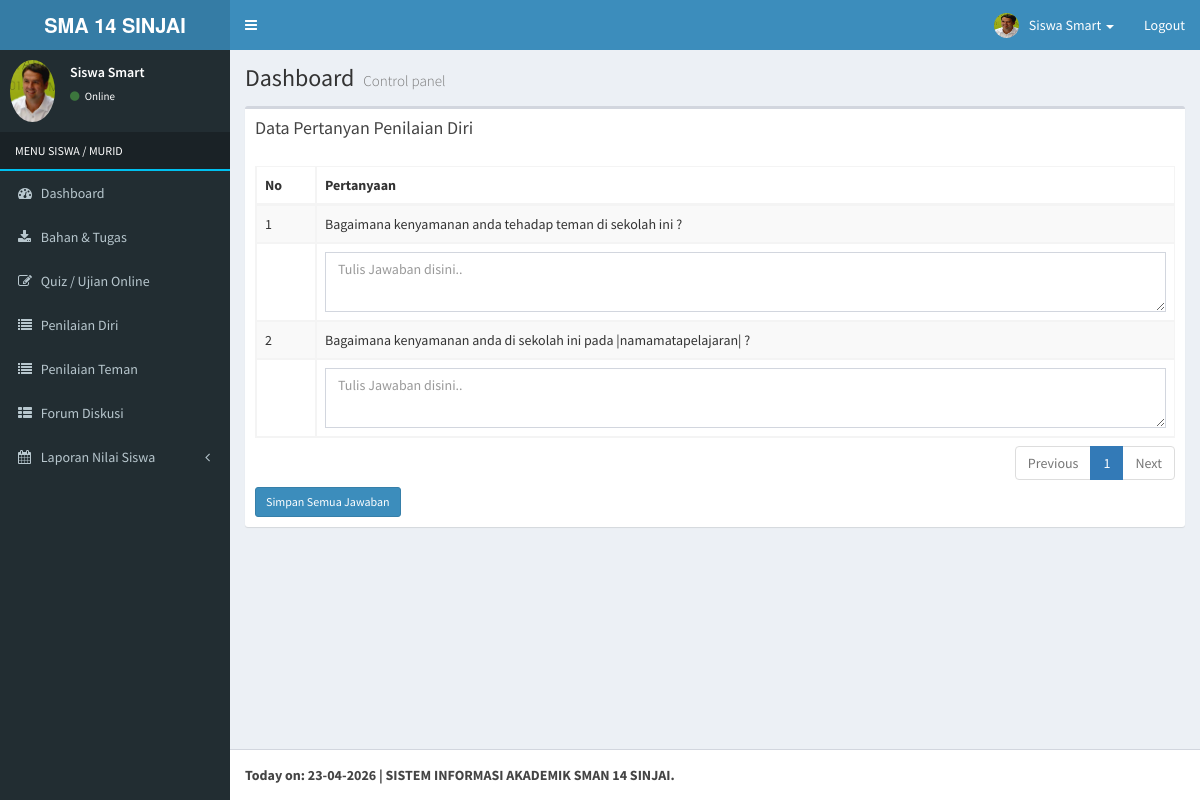
The page /index.php?view=penilaiandirisiswa (signed in) on the database its author committed.
### tables this page shows
CREATE TABLE `rb_siswa` (
  `id_siswa` int(10) NOT NULL,
  `nipd` varchar(10) NOT NULL,
  `password` varchar(255) NOT NULL,
  `nama` varchar(120) NOT NULL,
  `id_jenis_kelamin` int(5) NOT NULL,
  `nisn` varchar(20) NOT NULL,
  `tempat_lahir` varchar(100) NOT NULL,
  `tanggal_lahir` date NOT NULL,
  `nik` varchar(50) NOT NULL,
  `id_agama` int(5) NOT NULL,
  `kebutuhan_khusus` varchar(20) NOT NULL,
  `alamat` text NOT NULL,
  `rt` varchar(5) NOT NULL,
  `rw` varchar(5) NOT NULL,
  `dusun` varchar(100) NOT NULL,
  `kelurahan` varchar(100) NOT NULL,
  `kecamatan` varchar(100) NOT NULL,
  `kode_pos` int(10) NOT NULL,
  `jenis_tinggal` varchar(100) NOT NULL,
  `alat_transportasi` varchar(100) NOT NULL,
  `telepon` varchar(15) NOT NULL,
  `hp` varchar(15) NOT NULL,
  `email` varchar(150) NOT NULL,
  `skhun` varchar(50) NOT NULL,
  `penerima_kps` varchar(20) NOT NULL,
  `no_kps` varchar(50) NOT NULL,
  `foto` varchar(255) NOT NULL,
  `nama_ayah` varchar(150) NOT NULL,
  `tahun_lahir_ayah` int(4) NOT NULL,
  `pendidikan_ayah` varchar(50) NOT NULL,
  `pekerjaan_ayah` varchar(100) NOT NULL,
  `penghasilan_ayah` varchar(100) NOT NULL,
  `kebutuhan_khusus_ayah` varchar(100) NOT NULL,
  `no_telpon_ayah` varchar(15) NOT NULL,
  `nama_ibu` varchar(150) NOT NULL,
  `tahun_lahir_ibu` int(4) NOT NULL,
  `pendidikan_ibu` varchar(50) NOT NULL,
  `pekerjaan_ibu` varchar(100) NOT NULL,
  `penghasilan_ibu` varchar(100) NOT NULL,
  `kebutuhan_khusus_ibu` varchar(100) NOT NULL,
  `no_telpon_ibu` varchar(15) NOT NULL,
  `nama_wali` varchar(150) NOT NULL,
  `tahun_lahir_wali` int(4) NOT NULL,
  `pendidikan_wali` varchar(50) NOT NULL,
  `pekerjaan_wali` varchar(100) NOT NULL,
  `penghasilan_wali` varchar(50) NOT NULL,
  `angkatan` int(5) NOT NULL,
  `status_awal` varchar(20) NOT NULL,
  `status_siswa` enum('Aktif','Tidak Aktif') NOT NULL,
  `tingkat` varchar(10) NOT NULL,
  `kode_kelas` varchar(10) NOT NULL,
  `kode_jurusan` varchar(10) NOT NULL,
  `id_sesi` int(5) NOT NULL
);

CREATE TABLE `rb_pertanyaan_penilaian` (
  `id_pertanyaan_penilaian` int(5) NOT NULL,
  `pertanyaan` varchar(255) NOT NULL,
  `status` enum('diri','teman') NOT NULL,
  `waktu_input` datetime NOT NULL
);

### application/penilaiandiri_siswa.php (the view, shortened to what this page needs)
<?php
if ($_GET[act]==''){
?>
            <div class="col-xs-12">
              <div class="box">
              <form action='' method='POST'>
                <div class="box-header">
                  <h3 class="box-title">Data Pertanyan Penilaian Diri </h3>
                </div>
                <div class="box-body">
                  <table id="example3" class="table table-bordered table-striped">
                    <thead>
                      <tr>
                        <th style='width:20px'>No</th>
                        <th>Pertanyaan</th>
                      </tr>
                    </thead>
                    <tbody>
                  <?php
                    $t = mysql_fetch_array(mysql_query("SELECT * FROM rb_siswa where nisn='$_SESSION[id]'"));
                    $tampil = mysql_query("SELECT * FROM rb_pertanyaan_penilaian where status='diri' ORDER BY id_pertanyaan_penilaian DESC");
                    $no = 1;
                    while($r=mysql_fetch_array($tampil)){
                    $jwb = mysql_fetch_array(mysql_query("SELECT * FROM rb_pertanyaan_penilaian_jawab where nisn='$_SESSION[id]' AND id_pertanyaan_penilaian='$r[id_pertanyaan_penilaian]' AND status='diri' AND kode_kelas='$t[kode_kelas]'"));
                    echo "<tr><td>$no</td>
                              <td>$r[pertanyaan]</td>
                          </tr>
                          <tr><td></td>
                                  <input type='hidden' value='$t[kode_kelas]' name='kelas".$no."'>
                                  <input type='hidden' value='$r[id_pertanyaan_penilaian]' name='id".$no."'>
                              <td><textarea style='height:60px; width:100%' class='form-control' name='jawab".$no."' placeholder='Tulis Jawaban disini..'>$jwb[jawaban]</textarea></td>
                          </tr>";
                      $no++;
                      }
                  ?>
                    </tbody>
                  </table>
                  <input type="submit" name='submit' value='Simpan Semua Jawaban' class='pull-left btn btn-primary btn-sm'>
                </div>
              </form>
              </div>
            </div>
<?php } ?>

### main-header.php (shortened to what this page needs)
<a href="index.php" class="logo">
  <span class="logo-lg"><b>SMA 14 SINJAI</b></span>
</a>
<nav class="navbar navbar-static-top" role="navigation">
  <a href="#" class="sidebar-toggle" data-toggle="offcanvas" role="button">
  </a>
  <div class="navbar-custom-menu">
    <ul class="nav navbar-nav">
      <li class="dropdown user user-menu">
        <a href="#" class="dropdown-toggle" data-toggle="dropdown">
          <img src="<?php echo $foto; ?>" class="user-image" alt="User Image">
          <span class="hidden-xs"><?php echo $nama; ?></span> <span class='caret'></span>
        </a>
      </li>
      <li><a href="logout.php" >Logout</a></li>
    </ul>
  </div>
</nav>

### menu-siswa.php (shortened to what this page needs)
<section class="sidebar">
          <div class="user-panel">
            <div class="pull-left image">
              <img src="<?php echo $foto; ?>" class="img-circle" alt="User Image">
            </div>
            <div class="pull-left info">
              <p><?php echo $nama; ?></p>
              <a href="#"><i class="fa fa-circle text-success"></i> Online</a>
            </div>
          </div>
          <ul class="sidebar-menu">
            <li class="header" style='color:#fff; text-transform:uppercase; border-bottom:2px solid #00c0ef'>MENU <?php echo $level; ?></li>
            <li><a href="index.php"><i class="fa fa-dashboard"></i> <span>Dashboard</span></a></li>
            <li><a href="index.php?view=bahantugas&act=listbahantugassiswa"><i class="fa fa-download"></i> <span>Bahan & Tugas</span></a></li>
            <li><a href="index.php?view=soal&act=detailsiswa"><i class="fa fa-pencil-square-o"></i> <span>Quiz / Ujian Online</span></a></li>
            <li><a href="index.php?view=penilaiandirisiswa"><i class="fa fa-list"></i> <span>Penilaian Diri</span></a></li>
            <li><a href="index.php?view=penilaiantemansiswa"><i class="fa fa-list"></i> <span>Penilaian Teman</span></a></li>
            <li><a href="index.php?view=forum&act=detailsiswa"><i class="fa fa-th-list"></i> <span>Forum Diskusi</span></a></li>
            <li class="treeview">
              <a href="#"><i class="fa fa-calendar"></i> <span>Laporan Nilai Siswa</span><i class="fa fa-angle-left pull-right"></i></a>
            </li>
          </ul>
        </section>

### rows shown on the page
rb_siswa: foto (picture), nama "Siswa Smart"
rb_pertanyaan_penilaian: pertanyaan "Bagaimana kenyamanan anda tehadap teman di sekolah ini ?"
rb_pertanyaan_penilaian: pertanyaan "Bagaimana kenyamanan anda di sekolah ini pada |namamatapelajaran| ?"

### other values the page prints
$level "SISWA / MURID"
